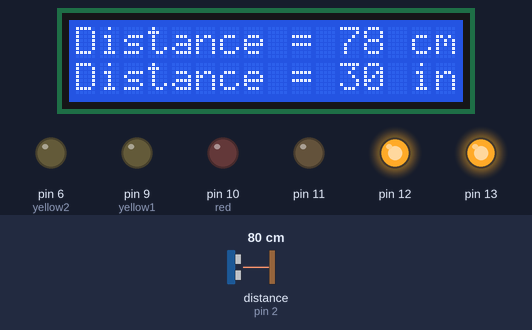
The sketch below on a simulated Arduino Uno, built with avr-gcc and run on an emulated ATmega328P. On the bench: 16×2 character LCD, output pins drawn as LEDs (lit = HIGH). Wiring (inferred from the names in the program): ultrasonic range finder: trigger pin 3; echo pin 2. Dashed ring = blinking. The inputs (shaded band) are chosen by the test bench; at power-on: distance to the obstacle (sensor on pin 2) 80 cm. The echo pulse lasts 58.3 µs per cm; pins used as bus, display or sensor lines are not drawn.

Above: at 1.2 s.
1.3 s: distance to the obstacle (sensor on pin 2) set to 54 cm
At 2.5 s:
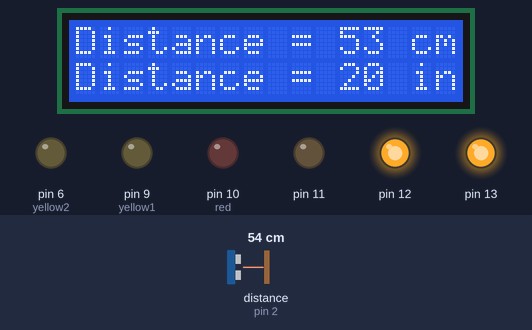
2.8 s: distance to the obstacle (sensor on pin 2) set to 47 cm
At 4.4 s:
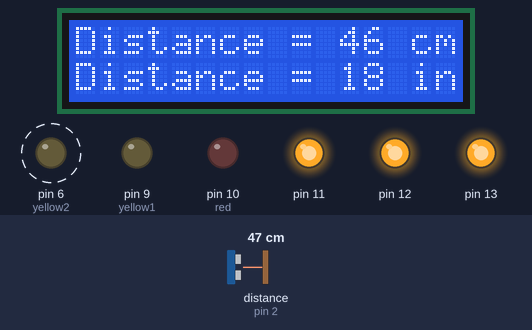
5.8 s: distance to the obstacle (sensor on pin 2) set to 2 cm
At 7.13 s:
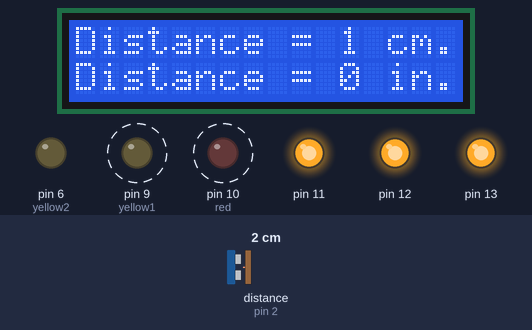
8.4 s: distance to the obstacle (sensor on pin 2) set to 18 cm
At 8.9 s:
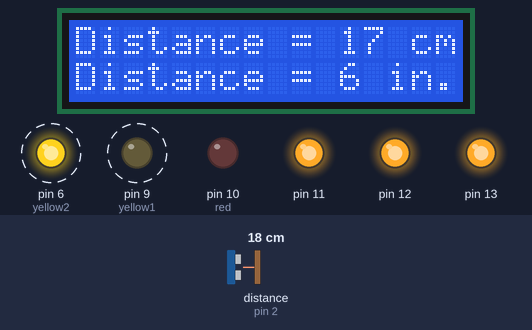
Timing chart, 0 to 11.6 s (numbered marks = the images above; inputs shaded):
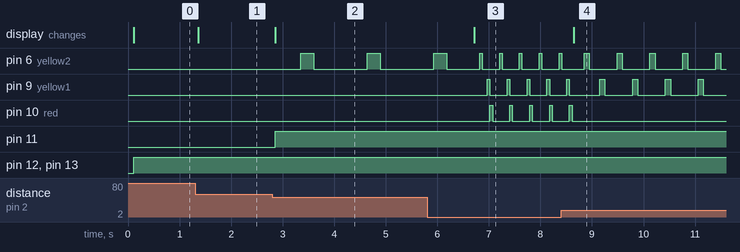

Measured:
- the behaviour switches between 51 and 50 cm on distance to the obstacle (sensor on pin 2) (found by bisection; images 1 and 2)
- after the input at 1.3 s, the display: changes after 0.06 s (image 1)
- after the input at 2.8 s, pin 6 (yellow2): alternates HIGH for 0.25 s and LOW for 1.0 s, starting after 0.56 s; pin 11: LOW → HIGH after 0.06 s; the display: changes after 0.06 s (image 2)
- after the input at 5.8 s, pin 9 (yellow1), pin 10 (red): alternates HIGH for 0.05 s and LOW for 0.34 s, starting after 1.2 s; the display: changes after 0.92 s (image 3)
- after the input at 8.4 s, pin 6 (yellow2): alternates HIGH for 0.10 s and LOW for 0.54 s, starting after 0.45 s; pin 9 (yellow1): alternates HIGH for 0.10 s and LOW for 0.54 s, starting after 0.75 s; pin 10 (red): goes on until 8.6 s, then stays LOW; the display: changes after 0.24 s (image 4)

The sketch:

ENGR324-Lab2Part2.ino
```cpp
#include <LiquidCrystal_I2C.h>
#define echoPin 2
#define trigPin 3

const int red = 10;
const int yellow1 = 9;
const int yellow2 = 6;
const int green = 11;
const int duty = 255;


long duration;
int distanceCM;
int distanceIN;

LiquidCrystal_I2C lcd(0x27, 16, 2);

void setup() {
  Serial.begin(9600);
  pinMode(red, OUTPUT);
  pinMode(yellow1, OUTPUT);
  pinMode(yellow2, OUTPUT);
  pinMode (echoPin, INPUT);
  pinMode (trigPin, OUTPUT);
  pinMode(13, OUTPUT);
  pinMode(12, OUTPUT);
  pinMode(11, OUTPUT);

  lcd.init();
  lcd.clear();
  lcd.backlight();
}

void blinkBAD(){
  digitalWrite(13, 255);
  digitalWrite(12, 255);
  digitalWrite(11, 255);
  for (int pinNumber = 4; pinNumber < 11; pinNumber++){
    if((pinNumber % 2) == 0){
      digitalWrite(pinNumber, HIGH);
      delay(50);
      digitalWrite(pinNumber, LOW);
    }
    else if ((pinNumber % 2) == 1){
      digitalWrite(pinNumber, HIGH);
      delay(50);
      digitalWrite(pinNumber, LOW);
    }
  }
}

void blinkMID(){
  digitalWrite(13, 255);
  digitalWrite(12, 255);
  digitalWrite(11, 255);
  for (int pinNumber = 4; pinNumber < 10; pinNumber++){
    if((pinNumber % 2) == 0){
      digitalWrite(pinNumber, HIGH);
      delay(100);
      digitalWrite(pinNumber, LOW);
    }
    else if ((pinNumber % 2) == 1){
      digitalWrite(pinNumber, HIGH);
      delay(100);
      digitalWrite(pinNumber, LOW);
    }
  }
}

void blinkGOOD(){
  digitalWrite(13, 255);
  digitalWrite(12, 255);
  digitalWrite(11, 255);
  for (int pinNumber = 4; pinNumber < 9; pinNumber++){
    if((pinNumber % 2) == 0){
      digitalWrite(pinNumber, HIGH);
      delay(250);
      digitalWrite(pinNumber, LOW);
    }
    else if ((pinNumber % 2) == 1){
      digitalWrite(pinNumber, HIGH);
      delay(250);
      digitalWrite(pinNumber, LOW);
    }
  }
}

void greenLight(){
  digitalWrite(13, 255);
  digitalWrite(12, 255);
  digitalWrite(11, 0);
}

void loop(){

  digitalWrite(trigPin, LOW);
	delayMicroseconds(5);
	digitalWrite(trigPin, HIGH);
	delayMicroseconds(10);
	digitalWrite(trigPin, LOW);

  duration = pulseIn(echoPin, HIGH);
  distanceCM = duration *0.034 / 2;
  distanceIN = distanceCM / 2.54;

  lcd.setCursor(0,0);
  lcd.print("Distance = ");
  lcd.print(distanceCM);
  lcd.println(" cm.");

  lcd.setCursor(0,1);
  lcd.print("Distance = ");
  lcd.print(distanceIN);
  lcd.println(" in.");

  if (distanceCM < 10){
    blinkBAD();
  }
  else if (distanceCM > 10 and distanceCM < 30){
    blinkMID();
  }
  else if (distanceCM < 50 & distanceCM > 30){
    blinkGOOD();
  }
  else{
    greenLight();
  }
}
```
